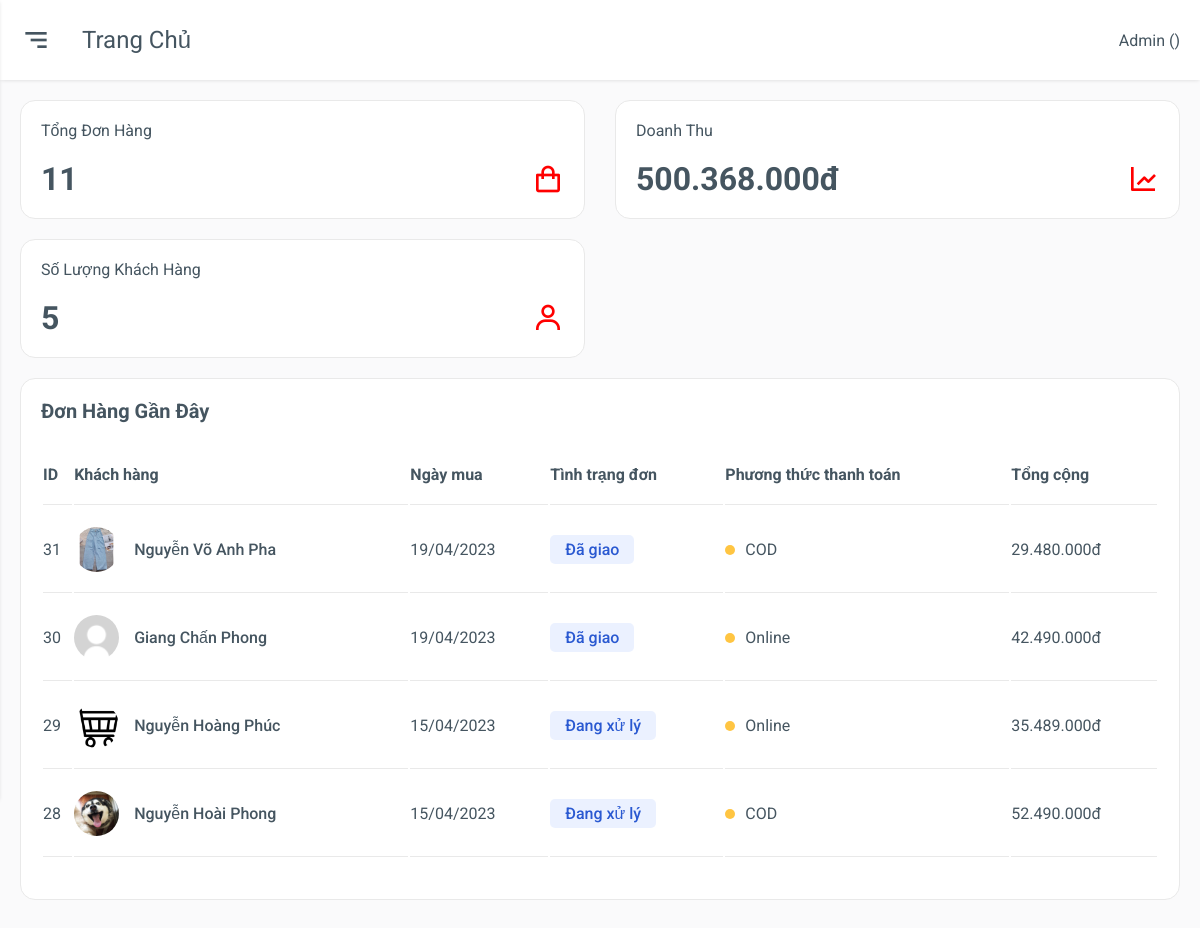
The app's page /admin/index.php with its own data.
### tables this page shows
CREATE TABLE `hoadon` (
  `ID_HOADON` int(11) NOT NULL,
  `ID_NGUOIDUNG` int(11) NOT NULL,
  `NGAYLAP` date DEFAULT NULL,
  `NGAYGIAO` date DEFAULT NULL,
  `NGUOINHAN` varchar(255) NOT NULL,
  `SDT` varchar(255) NOT NULL,
  `DIACHI` varchar(255) NOT NULL,
  `PHUONGTHUCTT` varchar(255) NOT NULL,
  `TONGTIEN` int(11) NOT NULL,
  `TRANGTHAI` varchar(255) NOT NULL
);

CREATE TABLE `nguoidung` (
  `ID` int(11) NOT NULL,
  `HOTEN` varchar(255) NOT NULL,
  `EMAIL` varchar(255) NOT NULL,
  `DIENTHOAI` varchar(11) NOT NULL,
  `DIACHI` varchar(255) NOT NULL,
  `NGAYSINH` date NOT NULL,
  `HINHANH` varchar(255) NOT NULL,
  `TENDANGNHAP` varchar(255) NOT NULL,
  `MATKHAU` varchar(255) NOT NULL,
  `TRANGTHAI` bit(1) NOT NULL
);

### assets/components/formatCurrency.php (called while the page is built)
<?php
    function currency_format($number, $suffix = 'đ') {
        if (!empty($number)) {
            return number_format($number, 0, ',', '.') . "{$suffix}";
        }
    }
?>

### admin/index.php (the view, shortened to what this page needs)
<?php
    include "../connect.php";
    include "../assets/components/formatCurrency.php";
    $sql = "SELECT * FROM hoadon";
    $result = $conn->query($sql);
    $tongdonhang= mysqli_num_rows($result);
    $sql = "SELECT TONGTIEN FROM hoadon";
    $result = mysqli_query($conn, $sql);
    $total_price = 0;
    while ($row = mysqli_fetch_assoc($result)) {
        $total_price += $row['TONGTIEN'];
    }
    $sql = "SELECT * FROM nguoidung";
    $result = $conn->query($sql);
    $tongkhachhang= mysqli_num_rows($result);
    $admin = $_SESSION['admin'];
?>
<!DOCTYPE html>
<html lang="en">
<head>
    <link href='https://unpkg.com/boxicons@2.0.7/css/boxicons.min.css' rel='stylesheet'>
    <link rel="stylesheet" href="./css/grid.css">
    <link rel="stylesheet" href="./css/app.css">
</head>
<body>
    <div class="main">
        <div class="main-header">
            <div class="main-option">
                <div class="mobile-toggle" id="mobile-toggle">
                    <i class='bx bx-menu-alt-right'></i>
                </div>
                <div class="main-title">
                    Trang chủ
                </div>
            </div>
            <div class="main-name">
                <p>Admin (<span><?php echo $admin['HOTEN'] ?></span>)</p>
            </div>
        </div>
        <div class="main-content">
            <div class="row">
                <div class="col-4 col-md-6 col-sm-12">
                    <div class="box box-hover">
                        <div class="counter">
                            <div class="counter-title">
                                Tổng đơn hàng
                            </div>
                            <div class="counter-info">
                                <div class="counter-count">
                                    <?php echo $tongdonhang?>
                                </div>
                                <i class='bx bx-shopping-bag'></i>
                            </div>
                        </div>
                    </div>
                </div>
                <div class="col-4 col-md-6 col-sm-12">
                    <div class="box box-hover">
                        <div class="counter">
                            <div class="counter-title">
                                Doanh thu
                            </div>
                            <div class="counter-info">
                                <div class="counter-count">
                                    <?php echo currency_format($total_price)?>
                                </div>
                                <i class='bx bx-line-chart'></i>
                            </div>
                        </div>
                    </div>
                </div>
                <div class="col-4 col-md-6 col-sm-12">
                    <div class="box box-hover">
                        <div class="counter">
                            <div class="counter-title">
                                Số lượng khách hàng
                            </div>
                            <div class="counter-info">
                                <div class="counter-count">
                                    <?php echo $tongkhachhang?>
                                </div>
                                <i class='bx bx-user'></i>
                            </div>
                        </div>
                    </div>
                </div>
            </div>
            <div class="row">
                <div class="col-12">
                    <div class="box">
                        <div class="box-header">
                            Đơn hàng gần đây
                        </div>
                        <div class="box-body overflow-scroll">
                            <table>
                                <thead>
                                    <tr>
                                        <th>ID</th>
                                        <th>Khách hàng</th>
                                        <th>Ngày mua</th>
                                        <th>Tình trạng đơn</th>
                                        <th>Phương thức thanh toán</th>
                                        <th>Tổng cộng</th>
                                    </tr>
                                </thead>
                                <tbody>
                                <?php
                                    $sql = "SELECT * FROM nguoidung INNER JOIN hoadon ON nguoidung.ID = hoadon.ID_NGUOIDUNG ORDER BY hoadon.ID_HOADON DESC LIMIT 4";
                                    $result = $conn->query($sql);
                                    while($row = $result->fetch_assoc()) {
                                        $s = '<tr>
                                                <td>'.$row['ID_HOADON'].'</td>
                                                <td>
                                                    <div class="order-owner">
                                                        <img src=.'.$row['HINHANH'].'>
                                                        <span>'.$row['HOTEN'].'</span>
                                                    </div>
                                                </td>
                                                <td>'.date('d/m/Y', strtotime($row['NGAYLAP'])).'</td>
                                                <td>
                                                    <span class="order-status order-ready">
                                                    '.$row['TRANGTHAI'].'
                                                    </span>
                                                </td>
                                                <td>
                                                    <div class="payment-status payment-cod">
                                                        <div class="dot"></div>
                                                        <span>'.$row['PHUONGTHUCTT'].'</span>
                                                    </div>
                                                </td>
                                                <td>'.currency_format($row['TONGTIEN']).'</td>
                                            </tr>';
                                        echo $s;
                                    }
                                ?>
                                </tbody>
                            </table>
                        </div>
                    </div>
                </div>
            </div>
        </div>
    </div>
</body>
</html>

### admin/css/grid.css (style rules this page uses)
.row { display: flex; flex-wrap: wrap; margin: 0 -15px; }
[class*="col-"] { padding: 0 15px; margin-bottom: 20px; }
.col-4 { width: 33.33%; }
.col-12 { width: 100%; }
@media only screen and (max-width: 1280px) { .col-md-6 { width: 50%; } }

### admin/css/app.css (style rules this page uses)
:root { --body-bg: #fafafb; --box-bg: #ffffff; --main-color: #ff0000; --text-color: #455560; --text-second-color: #72849ab3; --border-color: #e9e9e9; --menu-item-active-bg: rgba(62, 121, 247, 0.1); --box-border-radius: 15px; --sidebar-size: 300px; --sidebar-logo-img-size: 45px; --sidebar-logo-size: 80px; --profile-image-size: 45px; --main-header-height: 80px; --shadow: 0 1px 4px -1px rgb(0 0 0 / 15%); }
* { padding: 0; margin: 0; box-sizing: border-box; }
body { font-family: "Roboto", sans-serif; background-color: var(--body-bg); color: var(--text-color); position: relative; }
.main { padding-left: var(--sidebar-size); }
.main-header { height: var(--main-header-height); display: flex; align-items: center; justify-content: space-between; padding: 20px; background-color: var(--box-bg); box-shadow: var(--shadow); }
.main-option { display: flex; align-items: center; }
.mobile-toggle { display: none; }
.main-title { text-transform: capitalize; font-size: 1.5rem; }
.main-content { padding: 20px; }
.box { background-color: var(--box-bg); padding: 20px; border: 0.5px solid var(--border-color); border-radius: var(--box-border-radius); }
.counter-title { margin-bottom: 20px; text-transform: capitalize; }
.counter-info { display: flex; align-items: center; justify-content: space-between; font-size: 2rem; font-weight: 700; }
.counter-info i { color: var(--main-color); }
.box-header { display: flex; align-items: center; justify-content: space-between; text-transform: capitalize; font-size: 1.25rem; font-weight: 700; }
.box-body { padding: 20px 0; }
table { width: 100%; min-width: 1000px; }
.order-owner, .product { display: flex; align-items: center; text-transform: capitalize; font-weight: 500; }
.order-owner img { width: 45px; height: 45px; border-radius: 50%; margin-right: 15px; }
table thead tr { text-align: left; }
table th, table td { padding: 20px 0; border-bottom: 1px solid var(--border-color); }
.order-status { padding: 5px 15px; border-radius: 5px; font-weight: 500; }
.order-ready { color: #2a59d1; background-color: rgba(62, 121, 247, 0.1); }
.payment-status { display: flex; align-items: center; }
.payment-status .dot { width: 10px; height: 10px; border-radius: 50%; margin-right: 10px; }
.payment-cod .dot { background-color: #ffc542; }
.overflow-scroll { overflow-y: auto; }
.main { padding-left: 0; }
.mobile-toggle, .sidebar-close { display: grid; place-items: center; font-size: 2rem; margin-right: 30px; cursor: pointer; }

### records on screen
hoadon: ID_HOADON "31", ID_NGUOIDUNG.HINHANH (picture), ID_NGUOIDUNG.HOTEN "Nguyễn Võ Anh Pha", NGAYLAP "19/04/2023", TRANGTHAI "Đã giao", PHUONGTHUCTT "COD", TONGTIEN "29.480.000đ"
hoadon: ID_HOADON "30", ID_NGUOIDUNG.HINHANH (placeholder picture), ID_NGUOIDUNG.HOTEN "Giang Chấn Phong", NGAYLAP "19/04/2023", TRANGTHAI "Đã giao", PHUONGTHUCTT "Online", TONGTIEN "42.490.000đ"
hoadon: ID_HOADON "29", ID_NGUOIDUNG.HINHANH (picture), ID_NGUOIDUNG.HOTEN "Nguyễn Hoàng Phúc", NGAYLAP "15/04/2023", TRANGTHAI "Đang xử lý", PHUONGTHUCTT "Online", TONGTIEN "35.489.000đ"
hoadon: ID_HOADON "28", ID_NGUOIDUNG.HINHANH (picture), ID_NGUOIDUNG.HOTEN "Nguyễn Hoài Phong", NGAYLAP "15/04/2023", TRANGTHAI "Đang xử lý", PHUONGTHUCTT "COD", TONGTIEN "52.490.000đ"

### other values on screen
$tongdonhang "11"
currency_format($total_price) "500.368.000đ"
$tongkhachhang "5"
